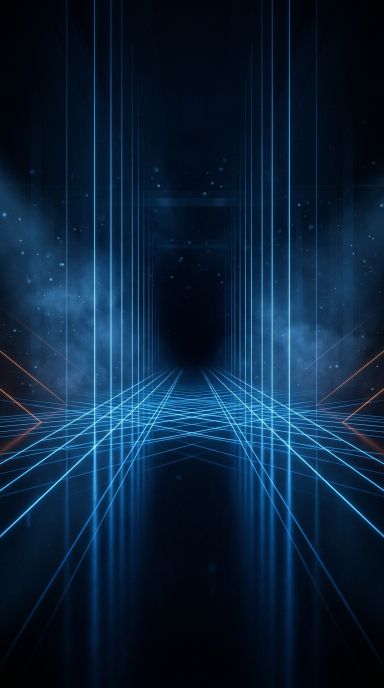
#> input picture assets/styles/hologram_stage.jpg, 768 x 1376 px (shown at 1/2 size)
$ python edit_v2.py ../assets/styles/arcade/mascot_reference.jpg ../assets/styles/hologram_stage.jpg ../assets/styles/hologram_stage.jpg
#> lines starting #> are read from the running program, lines starting #| are printed output that depends on the picture
#!/usr/bin/env python3
"""Edit v2 of video_01_brut_nugz — reworked from the team's script doc (SCRIPT REEL — LEVIER
ESMA x30 VS LEVIER x400, comments by Elyfe), using the ORIGINAL footage only (the new shoot is
not filmed yet, so Part 3 and the conclusion are absent).

Applied notes
- Hook: no b-roll; progressive zoom, zoom stops on the last phrase; MetaTrader-style error
  sound with a resonant / tunnel tail.
- ESMA: recreated image as a rounded card on the DA background (#f4c430 dots), newspaper
  filter, progressive zoom onto the ESMA logo.
- x400: recreated brand-free leverage visual (no Vantage), panned from the title to the image.
- « LA MARGE »: DA background, very large type inside the safe area, impact sound.
- Part 2 ("animation IA"): replaced by coded motion graphics in the Silence Capital style
  (white glowing line icons on black + #f4c430 dots), sound on every movement; the old top
  panels are removed.
- Captions: @planfomo style — one word at a time, centred, Montserrat Bold + Playfair Display
  italic on key words.

Usage: python3 -I scripts/edit_v2.py <tmpdir> <esma.jpg> <lev.jpg>
Reads original/ read-only, writes exports/v2/.
"""
import json, math, os, subprocess, sys, wave
import numpy as np
from PIL import Image, ImageDraw, ImageFilter, ImageFont, ImageChops

ROOT = os.path.dirname(os.path.dirname(os.path.abspath(__file__)))
SRC = os.path.join(ROOT, "original/video_01_brut_nugz.MOV")
WORDS = os.path.join(ROOT, "analysis/transcript_words.json")
OUTDIR = os.path.join(ROOT, "exports/v2"); os.makedirs(OUTDIR, exist_ok=True)
OUT = os.path.join(OUTDIR, "nugz_levier_x30_x400_v2.mp4")
if os.environ.get("ANIM_STYLE") in ("hologram", "arcade"):
    _st = os.environ["ANIM_STYLE"]
    OUTDIR = os.path.join(ROOT, f"exports/v4_{_st}"); os.makedirs(OUTDIR, exist_ok=True)
    OUT = os.path.join(OUTDIR, f"picture_{_st}.mp4")
TMP, ESMA_IMG, LEV_IMG = sys.argv[1], sys.argv[2], sys.argv[3]
FONTS = os.environ.get("NUGZ_FONTS", os.path.join(ROOT, "assets/fonts"))
os.makedirs(TMP, exist_ok=True)
W, H, FPS, SR = 1080, 1920, 30, 48000
DA = (0xF4, 0xC4, 0x30)              # brand accent #f4c430
WHITE, RED, GREEN = (255, 255, 255), (255, 84, 84), (92, 224, 128)

_fc = {}
# [4 lines left out: function font, not called in this run]
F_SANS, F_SERIF, F_LIGHT = "Montserrat-Bold.ttf", "PlayfairDisplay-SemiBoldItalic.ttf", "Montserrat-Light.ttf"

TONEMAP = ("zscale=t=linear:npl=100,format=gbrpf32le,zscale=p=bt709,tonemap=hable:desat=0,"
           "zscale=t=bt709:m=bt709:r=tv,format=yuv420p,eq=contrast=1.05:saturation=1.12")
CROPS = {"A_wide": "crop=676:1202:404:718", "A_close": "crop=492:874:532:850",
         "C_wide": None, "C_close": "crop=832:1478:{cx}:190"}

# ------------------------------------------------------------------ timeline
# (src_in, src_out, kind, spoken words (corrected), opts)
P = [
 (80.27, 84.87, "hook", "Et si je te disais qu'en Europe tu peux préparer un trade avec même pas 10 € de risque, et même pas pouvoir l'ouvrir.", {"em": ["risque,", "l'ouvrir."]}),
 (164.70, 165.60, "A_close", "brokers CFD", {"em": ["CFD"]}),
 (165.60, 168.53, "esma", "régulés en Europe sont limités à x30 d'effet de levier.", {"em": ["régulés", "x30"]}),
 (168.93, 172.13, "lev", "Hors de ce cadre, certains brokers sont limités à x400.", {"em": ["x400."]}),
 (173.07, 175.20, "A_close", "La différence entre ces deux choses-là,", {"em": ["différence"]}),
 (175.20, 175.87, "marge", "la marge,", {"nocap": True}),
 (175.87, 180.40, "A_wide", "et cette marge-là qui peut empêcher un trader particulier de rentrer sur une position.", {"em": ["empêcher"]}),
 (450.13, 451.13, "anim:0", "Exemple concret,", {"em": ["concret,"]}),
 (451.77, 453.40, "anim:1", "tu as 500 € sur ton compte,", {"em": ["500 €"]}),
 (453.40, 456.37, "anim:2", "tu veux ouvrir une position avec un lot 0,20,", {"em": ["0,20,"]}),
 (456.93, 458.07, "anim:3", "ce qui fait 20 000 €.", {"em": ["20 000 €."]}),
 (458.80, 460.03, "anim:4", "Tu en risques dix,", {"em": ["dix,"]}),
 (460.60, 463.27, "anim:5", "si tu as seulement un effet de levier de x30,", {"em": ["x30,"]}),
 (463.50, 466.17, "anim:6", "alors là la marge nécessaire sera de 667 €.", {"em": ["667 €."]}),
 (467.10, 470.30, "anim:7", "Si là par contre tu as un effet de levier de x400,", {"em": ["x400,"]}),
 (470.30, 473.47, "anim:8", "alors là d'un coup la marge nécessaire n'est seulement que de 50 €.", {"em": ["50 €."]}),
 (474.17, 475.20, "C_close", "Est-ce que tu comprends", {"cx": 0.45}),
 (475.73, 478.40, "C_wide", "le problème avec la marge sur les brokers CFD ?", {"em": ["problème", "marge"]}),
]
q = lambda t: round(t * FPS) / FPS
pieces, t = [], 0
for i, (a, b, kind, text, o) in enumerate(P):
    a, b = q(a), q(b); n = round((b - a) * FPS)
    pieces.append(dict(i=i, a=a, b=b, n=n, t0=t, dur=n / FPS, kind=kind, text=text, o=o)); t += n / FPS
TOTAL = t; NFR = sum(p["n"] for p in pieces)
anim_t0 = next(p["t0"] for p in pieces if p["kind"] == "anim:0")
anim_marks = {int(p["kind"].split(":")[1]): p["t0"] - anim_t0 for p in pieces if p["kind"].startswith("anim:")}

# ------------------------------------------------------------------ helpers
ease = lambda x: 0.5 - 0.5 * math.cos(math.pi * min(max(x, 0), 1))
def ease_out(x): x = min(max(x, 0), 1); return 1 - (1 - x) ** 3
def back_out(x, s=1.7):
    x = min(max(x, 0), 1) - 1; return 1 + (s + 1) * x ** 3 + s * x ** 2

_bg_cache = {}
# [24 lines left out: functions da_background, glow, not called in this run]

def rounded(img, r):
    m = Image.new("L", img.size, 0); ImageDraw.Draw(m).rounded_rectangle([0, 0, *img.size], r, fill=255)
    out = img.convert("RGBA"); out.putalpha(m); return out

def text_center(d, xy, s, f, fill, anchor="mm"):
    d.text(xy, s, font=f, fill=fill, anchor=anchor)

def newspaper(img):
    """Subtle newsprint look: partial desaturation, warm paper tint, fine grain."""
    a = np.asarray(img.convert("RGB"), dtype=np.float32)
    gray = a.mean(axis=2, keepdims=True)
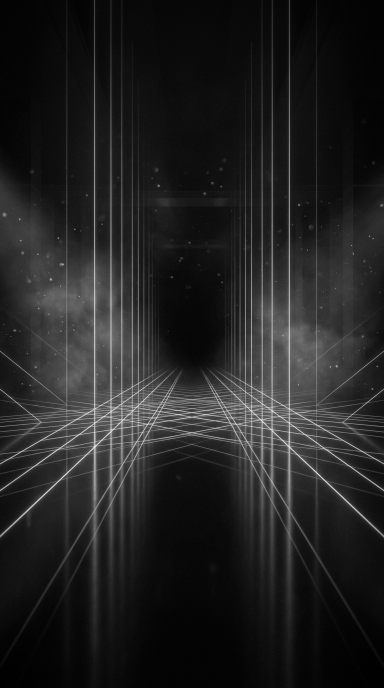
#> gray: shape (1376, 768, 1) float32 (shown at 1/2 size); min 0, max 239, mean 34
    a = gray * 0.45 + a * 0.55
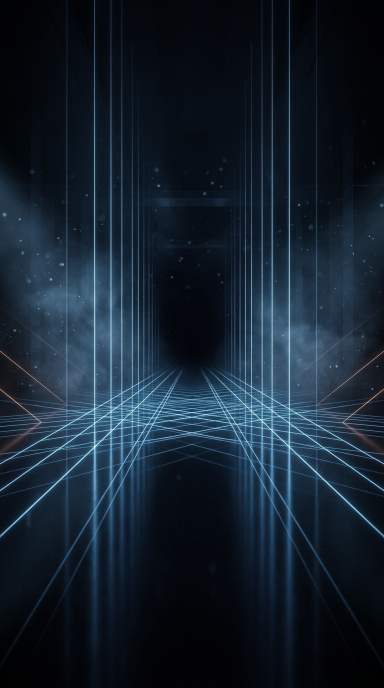
#> a: shape (1376, 768, 3) float32 (shown at 1/2 size); mean R, G, B 21, 34, 46.9
    a = a * np.array([1.04, 1.0, 0.9]) + 6
    rng = np.random.default_rng(7); a += rng.normal(0, 7, a.shape[:2])[..., None]
#> after `a += rng.normal(0, 7, a.shape[:2])[..., None]`:
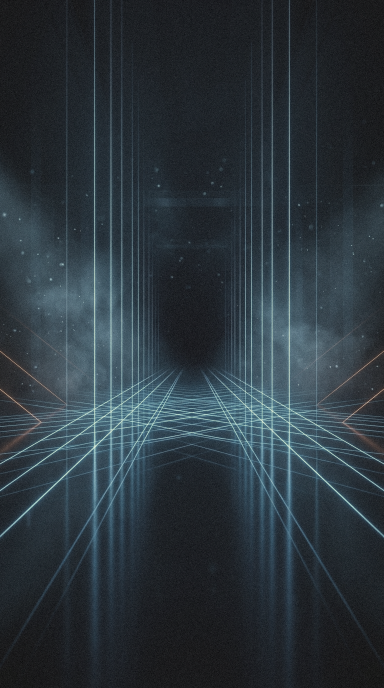
#> a: shape (1376, 768, 3) float64 (shown at 1/2 size); mean R, G, B 27.9, 39.9, 48.2; drawn with min black and max white
    return Image.fromarray(np.clip(a, 0, 255).astype(np.uint8))

# ------------------------------------------------------------------ scenes
ESMA = newspaper(Image.open(ESMA_IMG).convert("RGB"))
LEV = Image.open(LEV_IMG).convert("RGB")
#> LEV is the input picture: PIL image 768x1376 RGB; mean R, G, B 10.4, 33.9, 57.5
ESMA_LOGO = tuple(float(v) for v in os.environ.get("ESMA_LOGO", "0.5,0.55").split(","))  # logo centre (fraction)

# [56 lines left out: functions scene_esma, scene_lev, scene_marge, not called in this run]

# --- Part 2 motion graphics (Silence Capital style) ---
JAR = (150, 760, 470, 1240)       # account container (x0, y0, x1, y1): height 480 px = 600 € scale
EUR_PER_PX = 600 / 480
# [87 lines left out: function scene_anim, not called in this run]

# --- Part 2 motion graphics, style "Hologram" (ref: instagram.com/reel/DgLK1eZhEkS) ---
# Neon glass containers on a navy laser stage, terminal-style monospace readouts.
ANIM_STYLE = os.environ.get("ANIM_STYLE", "grid")
HOLO_STAGE = os.environ.get("HOLO_STAGE", os.path.join(ROOT, "assets/styles/hologram_stage.jpg"))
F_MONO, F_MONO_M = "IBMPlexMono-Bold.ttf", "IBMPlexMono-Medium.ttf"
H_BLUE, H_CYAN, H_RED, H_GREEN = (70, 160, 255), (130, 235, 255), (255, 72, 72), (80, 235, 150)
H_PROMPT = (226, 240, 120)                       # terminal prompt yellow-green, as in the reference
_stage = None
_rng_p = np.random.default_rng(3)
PARTS = [(_rng_p.uniform(0, W), _rng_p.uniform(0, H), _rng_p.uniform(2, 7), _rng_p.uniform(8, 30), _rng_p.uniform(.2, .7)) for _ in range(46)]
# [77 lines left out: functions holo_stage, glass_box, mono_num, prompt_line, highlight, not called in this run]

def tick_mark(d, x, y, s, col):
    d.line([(x, y), (x + s * .35, y + s * .35), (x + s, y - s * .45)], fill=col, width=max(3, int(s / 6)), joint="curve")
def cross_mark(d, x, y, s, col):
    w_ = max(3, int(s / 6)); d.line([(x, y - s / 2), (x + s, y + s / 2)], fill=col, width=w_); d.line([(x, y + s / 2), (x + s, y - s / 2)], fill=col, width=w_)

# [72 lines left out: function scene_anim_holo, not called in this run]

# --- Part 2, style "Arcade" (ref: iv2fi reel made with hum.studio) ---
# Real 3D shots (HeliosGen: nano-banana-pro keyframes -> kling-3.0) of an original mascot in
# neon glass arcade cases; numbers overlaid in an arcade pixel font with CRT glow.
ARCADE_DIR = os.environ.get("ARCADE_DIR", "")
F_PIX = "PressStart2P-Regular.ttf"
class ClipReader:
    """Sequential frame reader for one 3D shot, scaled/cropped to 1080x1920."""
    def __init__(self, path):
        self.path, self.pr, self.idx, self.last = path, None, -1, None
    # [12 lines left out: function frame, not called in this run]
_clips = {}
def clip(name):
    if name not in _clips: _clips[name] = ClipReader(os.path.join(ARCADE_DIR, name + ".mp4"))
    return _clips[name]

# [51 lines left out: functions pix_text, scene_anim_arcade, not called in this run]

# ------------------------------------------------------------------ captions (@planfomo style)
#> (the run stopped early here; a loop or call above may not have finished)
